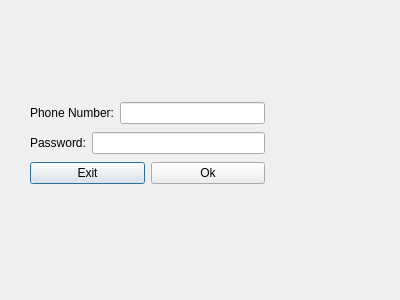
<?xml version="1.0" encoding="UTF-8"?>
<ui version="4.0">
 <class>registeinterface</class>
 <widget class="QDialog" name="registeinterface">
  <property name="geometry">
   <rect>
    <x>0</x>
    <y>0</y>
    <width>400</width>
    <height>300</height>
   </rect>
  </property>
  <property name="windowTitle">
   <string>Dialog</string>
  </property>
  <widget class="QWidget" name="">
   <property name="geometry">
    <rect>
     <x>30</x>
     <y>100</y>
     <width>235</width>
     <height>89</height>
    </rect>
   </property>
   <layout class="QVBoxLayout" name="verticalLayout">
    <item>
     <layout class="QHBoxLayout" name="horizontalLayout">
      <item>
       <widget class="QLabel" name="phoneLabel">
        <property name="text">
         <string>Phone Number:</string>
        </property>
       </widget>
      </item>
      <item>
       <widget class="QLineEdit" name="phoneLine"/>
      </item>
     </layout>
    </item>
    <item>
     <layout class="QHBoxLayout" name="horizontalLayout_2">
      <item>
       <widget class="QLabel" name="passwordLabel">
        <property name="text">
         <string>Password:</string>
        </property>
       </widget>
      </item>
      <item>
       <widget class="QLineEdit" name="passwordLine"/>
      </item>
     </layout>
    </item>
    <item>
     <layout class="QHBoxLayout" name="horizontalLayout_3">
      <item>
       <widget class="QPushButton" name="exitButton">
        <property name="text">
         <string>Exit</string>
        </property>
       </widget>
      </item>
      <item>
       <widget class="QPushButton" name="okButton">
        <property name="text">
         <string>Ok</string>
        </property>
       </widget>
      </item>
     </layout>
    </item>
   </layout>
  </widget>
 </widget>
 <resources/>
 <connections/>
</ui>
